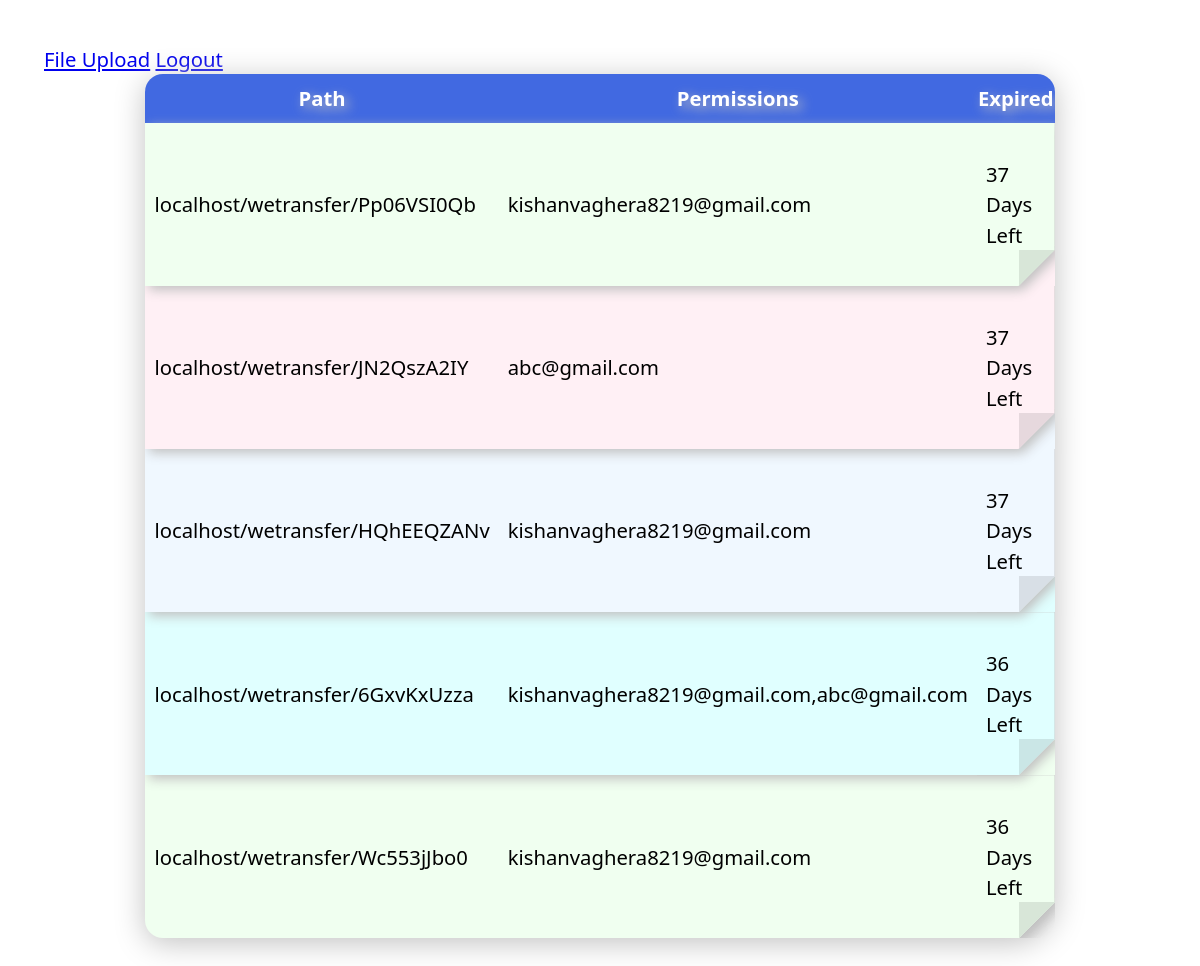
Page /wetransfer/index.php (signed in) on the committed database.
### tables this page shows
CREATE TABLE `links` (
  `iLinkId` int(11) NOT NULL,
  `vPath` varchar(255) NOT NULL,
  `tPermission` text NOT NULL,
  `tFileName` text NOT NULL,
  `dCreatedDate` datetime NOT NULL,
  `eStatus` enum('y','n','d') NOT NULL,
  `iExpireStatus` int(11) NOT NULL,
  `iCreatedBy` int(11) NOT NULL
);

### wetransfer/index.php (the view, shortened to what this page needs)
<?php
include("./connect.php");
function getRemainDays($dateStr){
    $givenDate = $dateStr;
    $date = new DateTime($givenDate);
    $date->modify('+7 days');
    $currentDate = new DateTime();
    $interval = $currentDate->diff($date);
    $remainingDays = $interval->format('%a');
    return $remainingDays." Days Left";
}
?>
<!DOCTYPE html>
<html lang="en">
<head>
    <link rel="stylesheet" href="style.css">
</head>
<body>
    <a href="./file-upload.php">File Upload</a>
    <a href="./logout.php">Logout</a>
    <table>
        <thead>
            <tr>
                <th>Path</th>
                <th>Permissions</th>
                <th>Expired</th>
            </tr>
        </thead>
        <tbody>
            <?php
                $sql = "SELECT * FROM links WHERE iCreatedBy='" . $_SESSION['iUserId'] . "' AND eStatus='y' ORDER BY iLinkId DESC";
                $result = $conn->query($sql);
                    $i=0;
                while($row = $result->fetch_assoc()) {
            ?>
                <tr style="--zi: <?=$i?>">
                    <td><?=$_SERVER['SERVER_NAME']."/wetransfer/".$row['vPath']?></td>
                    <td><?=$row['tPermission']?></td>
                    <td><?=getRemainDays($row['dCreatedDate'])?></td>
                </tr>
            <?php
                $i--;
                }
            ?>
        </tbody>
    </table>
</body>
</html>

### wetransfer/style.css (style rules this page uses)
* { box-sizing: border-box; font: 300 1.125rem/1.5 system-ui; }
body { padding: 2rem; }
table { border-collapse: collapse; border-radius: 1rem; overflow: hidden; width: min(48rem, 100%); filter: drop-shadow(0 5px 15px #c1c1c1); margin-inline: auto; }
tr:nth-child(4n + 1) { --row-background: honeydew; }
tr:nth-child(4n + 2) { --row-background: lavenderblush; }
tr:nth-child(4n + 3) { --row-background: aliceblue; }
tr:nth-child(4n) { --row-background: lightcyan; }

### rows in the picture
links: vPath "Pp06VSI0Qb", tPermission "kishanvaghera8219@gmail.com", dCreatedDate "37 Days Left"
links: vPath "JN2QszA2IY", tPermission "abc@gmail.com", dCreatedDate "37 Days Left"
links: vPath "HQhEEQZANv", tPermission "kishanvaghera8219@gmail.com", dCreatedDate "37 Days Left"
links: vPath "6GxvKxUzza", tPermission "kishanvaghera8219@gmail.com,abc@gmail.com", dCreatedDate "36 Days Left"
links: vPath "Wc553jJbo0", tPermission "kishanvaghera8219@gmail.com", dCreatedDate "36 Days Left"
